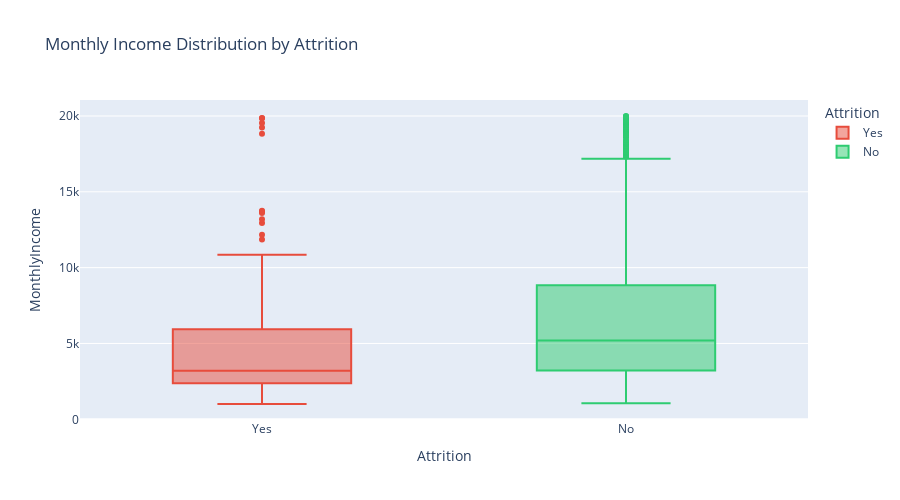

Notebook source saved alongside this figure:
### Markdown cell above
## 4. COMPENSATION ANALYSIS

### Code cell
# Monthly Income distribution
fig = px.box(df, x='Attrition', y='MonthlyIncome',
             title='Monthly Income Distribution by Attrition',
             color='Attrition',
             color_discrete_map={'Yes': '#e74c3c', 'No': '#2ecc71'})

fig.update_layout(height=500)
fig.show()

print("\nIncome Statistics by Attrition:")
print(df.groupby('Attrition')['MonthlyIncome'].describe())

### Figure 1 — Plotly figure (JSON) as saved in the notebook; plotly's stock layout.template omitted (floating-point values rounded to 4 significant figures; data arrays with more than 128 entries replaced by an {"elided": "..."} marker saying what was removed)
{"data": [{"alignmentgroup": "True", "hovertemplate": "Attrition=%{x}<br>MonthlyIncome=%{y}<extra></extra>", "legendgroup": "Yes", "marker": {"color": "#e74c3c"}, "name": "Yes", "notched": false, "offsetgroup": "Yes", "orientation": "v", "showlegend": true, "type": "box", "x": {"elided": "237 str values"}, "x0": " ", "xaxis": "x", "y": {"elided": "237 int values"}, "y0": " ", "yaxis": "y"}, {"alignmentgroup": "True", "hovertemplate": "Attrition=%{x}<br>MonthlyIncome=%{y}<extra></extra>", "legendgroup": "No", "marker": {"color": "#2ecc71"}, "name": "No", "notched": false, "offsetgroup": "No", "orientation": "v", "showlegend": true, "type": "box", "x": {"elided": "1233 str values"}, "x0": " ", "xaxis": "x", "y": {"elided": "1233 int values"}, "y0": " ", "yaxis": "y"}], "layout": {"boxmode": "overlay", "height": 500, "legend": {"title": {"text": "Attrition"}, "tracegroupgap": 0}, "title": {"text": "Monthly Income Distribution by Attrition"}, "xaxis": {"anchor": "y", "categoryarray": ["Yes", "No"], "categoryorder": "array", "domain": [0, 1], "title": {"text": "Attrition"}}, "yaxis": {"anchor": "x", "domain": [0, 1], "title": {"text": "MonthlyIncome"}}}}
